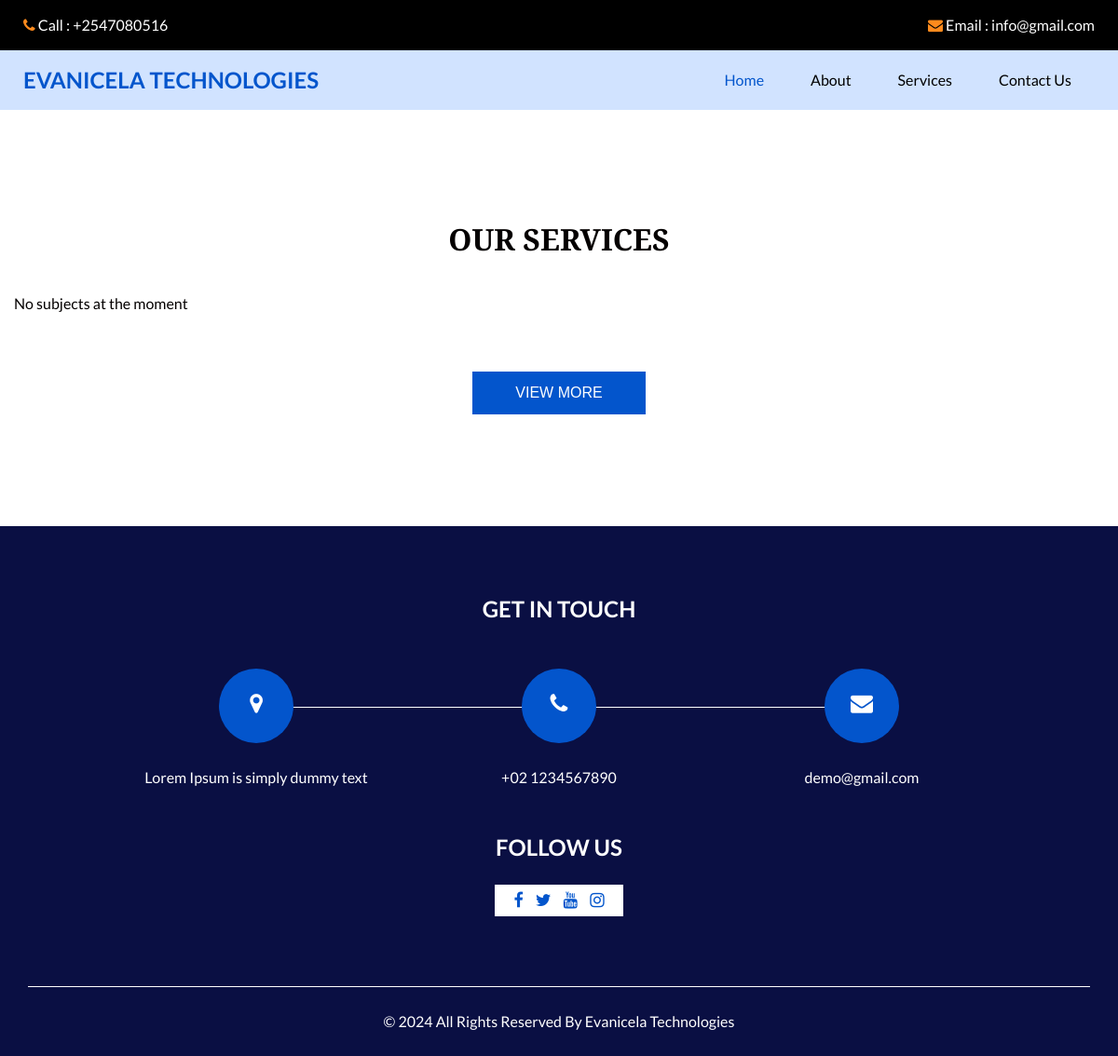
The app's page /service/, older data.
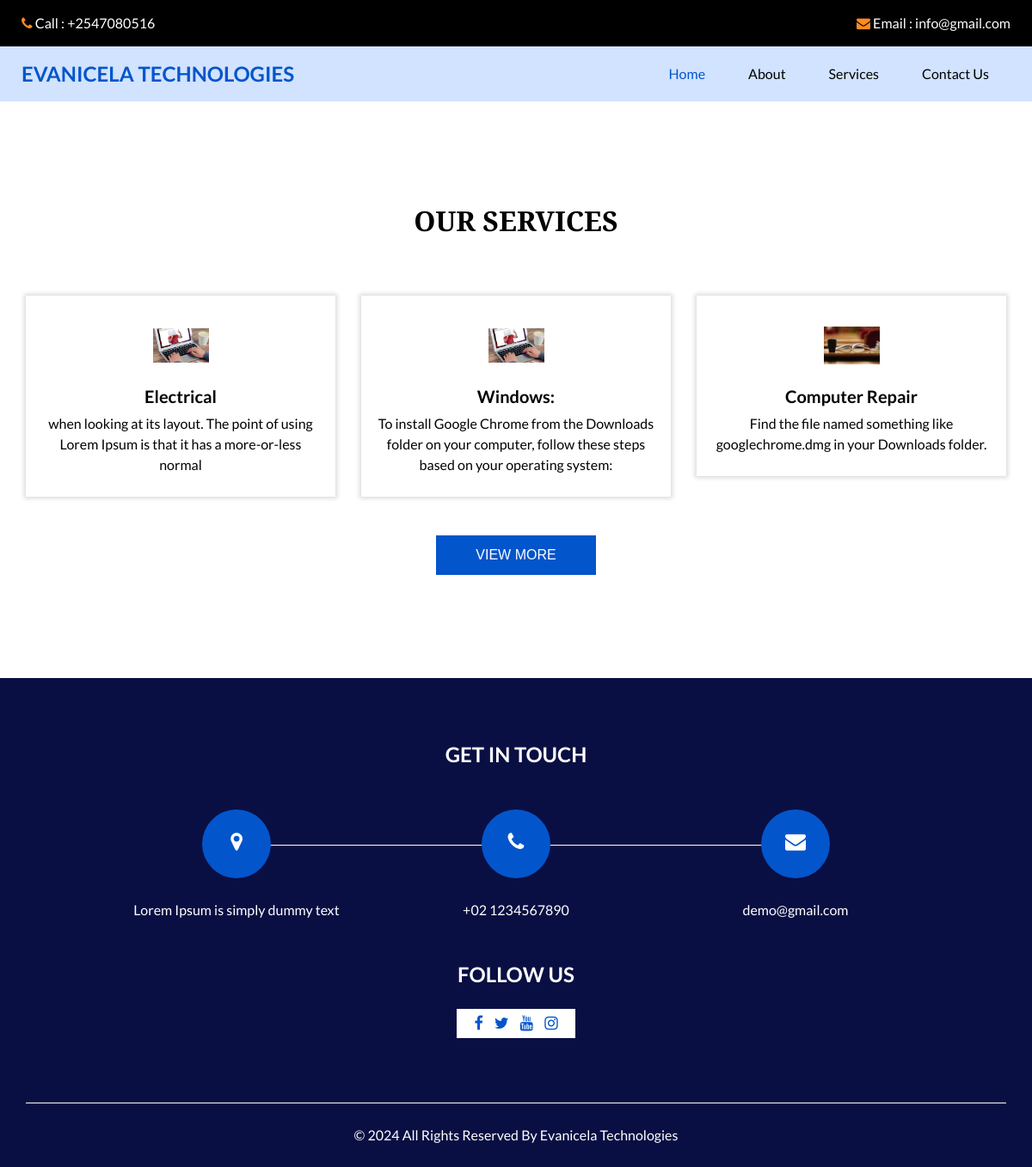
The same page, newer data.
### Training/models.py (models this page shows, shortened)
class Service(models.Model):
    image = models.ImageField(upload_to='services/')
    description = models.TextField()
    title = models.CharField(max_length=100)

### Training/views.py (the view)
# urls.py: path('service/', views.service_list, name='service_list'),
def service_list(request):
    all_services = Service.objects.all()
    context = {"all_services": all_services}
    return render(request, 'service.html', context)

### templates/service.html
{% extends 'base.html' %}
{% load static %}
{% block body %}
    <section class="service_section layout_padding">
        <div class="container ">
            <div class="heading_container heading_center">
                <h2> Our Services </h2>
            </div>
            <div class="row">
             {% if all_services %}
                {% for all_service in all_services %}
                    <div class="col-sm-6 col-md-4 mx-auto">
                        <div class="box ">
                            <div class="img-box">
                                <img src="{{ all_service.image.url }}" alt="">
                            </div>
                            <div class="detail-box">
                                <h5>
                                    {{ all_service.title }}
                                </h5>
                                <p>
                                    {{ all_service.description }}
                                </p>
                            </div>
                        </div>
                    </div>
                {% endfor %}
                {% else %}
                <p> No subjects at the moment </p>
                {% endif %}
            </div>
            <div class="btn-box">
                <a href="">
                    View More
                </a>
            </div>
        </div>
    </section>
    <section class="info_section ">
        <div class="container">
            <h4>
                Get In Touch
            </h4>
            <div class="row">
                <div class="col-lg-10 mx-auto">
                    <div class="info_items">
                        <div class="row">
                            <div class="col-md-4">
                                <a href="">
                                    <div class="item ">
                                        <div class="img-box ">
                                            <i class="fa fa-map-marker" aria-hidden="true"></i>
                                        </div>
                                        <p>
                                            Lorem Ipsum is simply dummy text
                                        </p>
                                    </div>
                                </a>
                            </div>
                            <div class="col-md-4">
                                <a href="">
                                    <div class="item ">
                                        <div class="img-box ">
                                            <i class="fa fa-phone" aria-hidden="true"></i>
                                        </div>
                                        <p>
                                            +02 1234567890
                                        </p>
                                    </div>
                                </a>
                            </div>
                            <div class="col-md-4">
                                <a href="">
                                    <div class="item ">
                                        <div class="img-box">
                                            <i class="fa fa-envelope" aria-hidden="true"></i>
                                        </div>
                                        <p>
                                            demo@gmail.com
                                        </p>
                                    </div>
                                </a>
                            </div>
                        </div>
                    </div>
                </div>
            </div>
        </div>
        <div class="social-box">
            <h4>
                Follow Us
            </h4>
            <div class="box">
                <a href="">
                    <i class="fa fa-facebook" aria-hidden="true"></i>
                </a>
                <a href="">
                    <i class="fa fa-twitter" aria-hidden="true"></i>
                </a>
                <a href="">
                    <i class="fa fa-youtube" aria-hidden="true"></i>
                </a>
                <a href="">
                    <i class="fa fa-instagram" aria-hidden="true"></i>
                </a>
            </div>
        </div>
    </section>
{% endblock body %}

### templates/base.html (shortened to what this page needs)
{% load static %}
<!DOCTYPE html>
<html>
<head>
  <link rel="stylesheet" type="text/css" href="https://cdnjs.cloudflare.com/ajax/libs/OwlCarousel2/2.3.4/assets/owl.carousel.min.css" />
  <link rel="stylesheet" type="text/css" href="{% static 'css/bootstrap.css' %}" />
  <link rel="stylesheet" type="text/css" href="{% static 'css/font-awesome.min.css' %}" />
  <link href="{% static 'css/style.css' %}" rel="stylesheet" />
  <link href="{% static 'css/responsive.css' %}" rel="stylesheet" />
</head>
<body>
  <div class="hero_area">
    <header class="header_section">
      <div class="header_top">
        <div class="container-fluid">
          <div class="contact_nav">
            <a href="">
              <i class="fa fa-phone" aria-hidden="true"> </i>
              <span>
                Call : +2547080516
              </span>
            </a>
            <a href="">
              <i class="fa fa-envelope" aria-hidden="true"></i>
              <span>
                Email : info@gmail.com
              </span>
            </a>
          </div>
        </div>
      </div>
      <div class="header_bottom">
        <div class="container-fluid">
          <nav class="navbar navbar-expand-lg custom_nav-container ">
            <a class="navbar-brand" href="index.html">
              <span>
               Evanicela Technologies
              </span>
            </a>
            <div class="collapse navbar-collapse" id="navbarSupportedContent" >
              <ul class="navbar-nav ">
                <li class="nav-item active">
                  <a class="nav-link" href="/">Home <span class="sr-only">(current)</span></a>
                </li>
                <li class="nav-item">
                  <a class="nav-link" href="{% url 'about' %}"> About</a>
                </li>
                <li class="nav-item">
                  <a class="nav-link" href="{% url 'service_list' %}">Services</a>
                </li>
                <li class="nav-item">
                  <a class="nav-link" href="{% url 'contacts' %}"> Contact Us</a>
                </li>
              </ul>
            </div>
          </nav>
        </div>
      </div>
    </header>
  </div>
    {% block body %}
    {% endblock body%}
  <footer class="footer_section">
    <div class="container">
      <p>
        &copy; <span id="displayDateYear"></span> All Rights Reserved By
        <a href="https://html.design/">Evanicela Technologies</a>
      </p>
    </div>
  </footer>
</body>
</html>

### static/css/responsive.css (style rules this page uses)
@media (min-width: 1200px) { .container { max-width: 1170px; } }

Row changes from the older to the newer data that the page shows:
added Service: image (picture), title "Electrical", description "when looking at its layout. The point of using Lorem Ipsum is that it has a more-or-less normal"
added Service: image (picture), title "Windows:", description "To install Google Chrome from the Downloads folder on your computer, follow these steps based on your operating system:"
added Service: image (picture), title "Computer Repair", description "Find the file named something like googlechrome.dmg in your Downloads folder."
Text that changed along with them:
text no longer shown: "No subjects at the moment"
